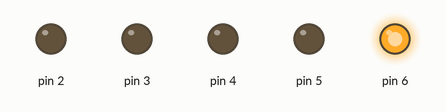
This sketch was run on a simulated Arduino Uno, built with avr-gcc and run on an emulated ATmega328P. On the bench: output pins drawn as LEDs (lit = HIGH).

Above: at 1.0 s.
At 3.0 s:
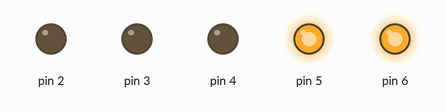
At 5.0 s:
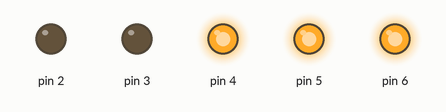
At 7.0 s:
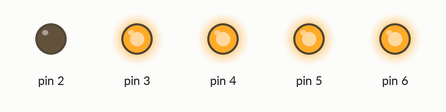
At 9.0 s:
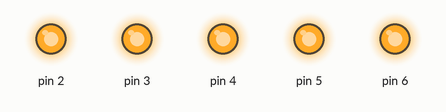
At 11.0 s:
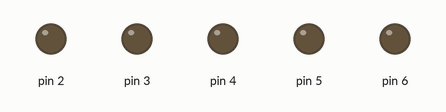
Timing chart, 0 to 15.6 s (numbered marks = the images above):
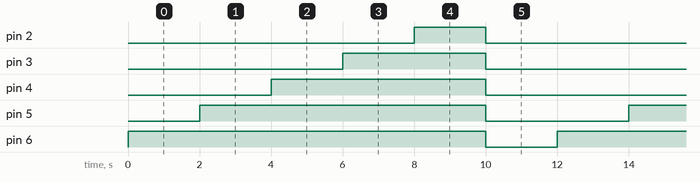

The sketch:

codigo.ino
```cpp
// C++ code
//
void setup()
{
  pinMode(6, OUTPUT);
  pinMode(5, OUTPUT);
  pinMode(4, OUTPUT);
  pinMode(3, OUTPUT);
  pinMode(2, OUTPUT);

}

void loop()
{
  digitalWrite(6, HIGH);
  delay(2000);
  digitalWrite(5, HIGH);
  delay(2000);
  digitalWrite(4, HIGH);
  delay(2000);
  digitalWrite(3, HIGH);
  delay(2000);
  digitalWrite(2, HIGH);
  delay(2000);
  digitalWrite(6, LOW);
  digitalWrite(5, LOW);
  digitalWrite(4, LOW);
  digitalWrite(3, LOW);
  digitalWrite(2, LOW);
  delay(2000);
}
```

Measured:
- by itself, pin 2: alternates HIGH for 2.0 s and LOW for 10.0 s
- by itself, pin 3: alternates HIGH for 4.0 s and LOW for 8.0 s
- by itself, pin 4: alternates HIGH for 6.0 s and LOW for 6.0 s
- by itself, pin 5: alternates HIGH for 8.0 s and LOW for 4.0 s
- by itself, pin 6: alternates HIGH for 10.0 s and LOW for 2.0 s
